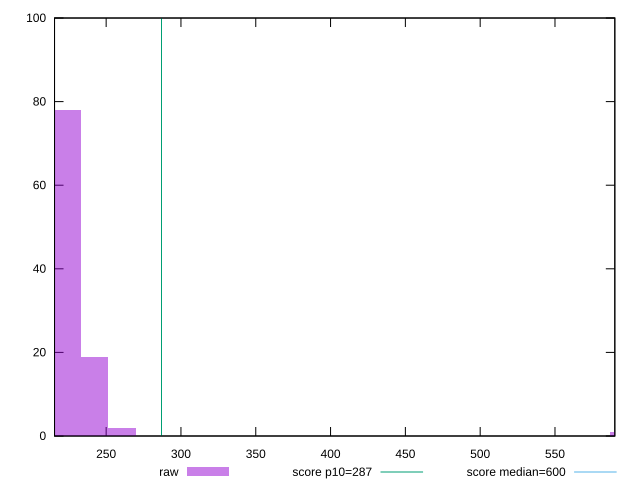

Write the gnuplot code that produced this figure.
reset

$raw <<EOF
596.2775252130026 1
223.60407195487596 78
242.2377446177823 19
260.87141728068866 2
EOF

set key outside below
set boxwidth 18.63367266290633
set xrange [215.5:590]
set yrange [0:100]
set trange [0:100]
set style fill transparent solid 0.5 noborder

set parametric
set terminal svg size 640, 490 enhanced background rgb 'white'
set output "reports/report_00032_2021-02-25T10-28-15.087Z/total-blocking-time/samples/music/raw/histogram.svg"

plot $raw title "raw" with boxes, \
     287,t title "score p10=287", \
     600,t title "score median=600"

reset
